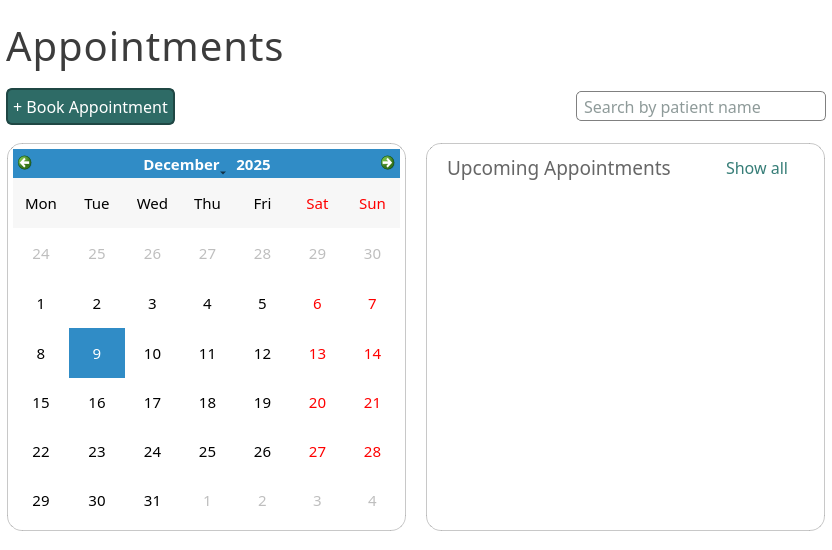
<?xml version="1.0" encoding="UTF-8"?>
<ui version="4.0">
 <class>appointment_page</class>
 <widget class="QWidget" name="appointment_page">
  <property name="geometry">
   <rect>
    <x>0</x>
    <y>0</y>
    <width>832</width>
    <height>550</height>
   </rect>
  </property>
  <property name="minimumSize">
   <size>
    <width>0</width>
    <height>0</height>
   </size>
  </property>
  <property name="palette">
   <palette>
    <active>
     <colorrole role="WindowText">
      <brush brushstyle="SolidPattern">
       <color alpha="255">
        <red>0</red>
        <green>0</green>
        <blue>0</blue>
       </color>
      </brush>
     </colorrole>
     <colorrole role="Button">
      <brush brushstyle="SolidPattern">
       <color alpha="255">
        <red>255</red>
        <green>255</green>
        <blue>255</blue>
       </color>
      </brush>
     </colorrole>
     <colorrole role="Light">
      <brush brushstyle="SolidPattern">
       <color alpha="255">
        <red>255</red>
        <green>255</green>
        <blue>255</blue>
       </color>
      </brush>
     </colorrole>
     <colorrole role="Midlight">
      <brush brushstyle="SolidPattern">
       <color alpha="255">
        <red>255</red>
        <green>255</green>
        <blue>255</blue>
       </color>
      </brush>
     </colorrole>
     <colorrole role="Dark">
      <brush brushstyle="SolidPattern">
       <color alpha="255">
        <red>127</red>
        <green>127</green>
        <blue>127</blue>
       </color>
      </brush>
     </colorrole>
     <colorrole role="Mid">
      <brush brushstyle="SolidPattern">
       <color alpha="255">
        <red>170</red>
        <green>170</green>
        <blue>170</blue>
       </color>
      </brush>
     </colorrole>
     <colorrole role="Text">
      <brush brushstyle="SolidPattern">
       <color alpha="255">
        <red>0</red>
        <green>0</green>
        <blue>0</blue>
       </color>
      </brush>
     </colorrole>
     <colorrole role="BrightText">
      <brush brushstyle="SolidPattern">
       <color alpha="255">
        <red>255</red>
        <green>255</green>
        <blue>255</blue>
       </color>
      </brush>
     </colorrole>
     <colorrole role="ButtonText">
      <brush brushstyle="SolidPattern">
       <color alpha="255">
        <red>0</red>
        <green>0</green>
        <blue>0</blue>
       </color>
      </brush>
     </colorrole>
     <colorrole role="Base">
      <brush brushstyle="SolidPattern">
       <color alpha="255">
        <red>255</red>
        <green>255</green>
        <blue>255</blue>
       </color>
      </brush>
     </colorrole>
     <colorrole role="Window">
      <brush brushstyle="SolidPattern">
       <color alpha="255">
        <red>255</red>
        <green>255</green>
        <blue>255</blue>
       </color>
      </brush>
     </colorrole>
     <colorrole role="Shadow">
      <brush brushstyle="SolidPattern">
       <color alpha="255">
        <red>0</red>
        <green>0</green>
        <blue>0</blue>
       </color>
      </brush>
     </colorrole>
     <colorrole role="AlternateBase">
      <brush brushstyle="SolidPattern">
       <color alpha="255">
        <red>255</red>
        <green>255</green>
        <blue>255</blue>
       </color>
      </brush>
     </colorrole>
     <colorrole role="ToolTipBase">
      <brush brushstyle="SolidPattern">
       <color alpha="255">
        <red>255</red>
        <green>255</green>
        <blue>220</blue>
       </color>
      </brush>
     </colorrole>
     <colorrole role="ToolTipText">
      <brush brushstyle="SolidPattern">
       <color alpha="255">
        <red>0</red>
        <green>0</green>
        <blue>0</blue>
       </color>
      </brush>
     </colorrole>
     <colorrole role="PlaceholderText">
      <brush brushstyle="SolidPattern">
       <color alpha="127">
        <red>0</red>
        <green>0</green>
        <blue>0</blue>
       </color>
      </brush>
     </colorrole>
     <colorrole role="Accent">
      <brush brushstyle="SolidPattern">
       <color alpha="255">
        <red>255</red>
        <green>255</green>
        <blue>255</blue>
       </color>
      </brush>
     </colorrole>
    </active>
    <inactive>
     <colorrole role="WindowText">
      <brush brushstyle="SolidPattern">
       <color alpha="255">
        <red>0</red>
        <green>0</green>
        <blue>0</blue>
       </color>
      </brush>
     </colorrole>
     <colorrole role="Button">
      <brush brushstyle="SolidPattern">
       <color alpha="255">
        <red>255</red>
        <green>255</green>
        <blue>255</blue>
       </color>
      </brush>
     </colorrole>
     <colorrole role="Light">
      <brush brushstyle="SolidPattern">
       <color alpha="255">
        <red>255</red>
        <green>255</green>
        <blue>255</blue>
       </color>
      </brush>
     </colorrole>
     <colorrole role="Midlight">
      <brush brushstyle="SolidPattern">
       <color alpha="255">
        <red>255</red>
        <green>255</green>
        <blue>255</blue>
       </color>
      </brush>
     </colorrole>
     <colorrole role="Dark">
      <brush brushstyle="SolidPattern">
       <color alpha="255">
        <red>127</red>
        <green>127</green>
        <blue>127</blue>
       </color>
      </brush>
     </colorrole>
     <colorrole role="Mid">
      <brush brushstyle="SolidPattern">
       <color alpha="255">
        <red>170</red>
        <green>170</green>
        <blue>170</blue>
       </color>
      </brush>
     </colorrole>
     <colorrole role="Text">
      <brush brushstyle="SolidPattern">
       <color alpha="255">
        <red>0</red>
        <green>0</green>
        <blue>0</blue>
       </color>
      </brush>
     </colorrole>
     <colorrole role="BrightText">
      <brush brushstyle="SolidPattern">
       <color alpha="255">
        <red>255</red>
        <green>255</green>
        <blue>255</blue>
       </color>
      </brush>
     </colorrole>
     <colorrole role="ButtonText">
      <brush brushstyle="SolidPattern">
       <color alpha="255">
        <red>0</red>
        <green>0</green>
        <blue>0</blue>
       </color>
      </brush>
     </colorrole>
     <colorrole role="Base">
      <brush brushstyle="SolidPattern">
       <color alpha="255">
        <red>255</red>
        <green>255</green>
        <blue>255</blue>
       </color>
      </brush>
     </colorrole>
     <colorrole role="Window">
      <brush brushstyle="SolidPattern">
       <color alpha="255">
        <red>255</red>
        <green>255</green>
        <blue>255</blue>
       </color>
      </brush>
     </colorrole>
     <colorrole role="Shadow">
      <brush brushstyle="SolidPattern">
       <color alpha="255">
        <red>0</red>
        <green>0</green>
        <blue>0</blue>
       </color>
      </brush>
     </colorrole>
     <colorrole role="AlternateBase">
      <brush brushstyle="SolidPattern">
       <color alpha="255">
        <red>255</red>
        <green>255</green>
        <blue>255</blue>
       </color>
      </brush>
     </colorrole>
     <colorrole role="ToolTipBase">
      <brush brushstyle="SolidPattern">
       <color alpha="255">
        <red>255</red>
        <green>255</green>
        <blue>220</blue>
       </color>
      </brush>
     </colorrole>
     <colorrole role="ToolTipText">
      <brush brushstyle="SolidPattern">
       <color alpha="255">
        <red>0</red>
        <green>0</green>
        <blue>0</blue>
       </color>
      </brush>
     </colorrole>
     <colorrole role="PlaceholderText">
      <brush brushstyle="SolidPattern">
       <color alpha="127">
        <red>0</red>
        <green>0</green>
        <blue>0</blue>
       </color>
      </brush>
     </colorrole>
     <colorrole role="Accent">
      <brush brushstyle="SolidPattern">
       <color alpha="255">
        <red>255</red>
        <green>255</green>
        <blue>255</blue>
       </color>
      </brush>
     </colorrole>
    </inactive>
    <disabled>
     <colorrole role="WindowText">
      <brush brushstyle="SolidPattern">
       <color alpha="255">
        <red>127</red>
        <green>127</green>
        <blue>127</blue>
       </color>
      </brush>
     </colorrole>
     <colorrole role="Button">
      <brush brushstyle="SolidPattern">
       <color alpha="255">
        <red>255</red>
        <green>255</green>
        <blue>255</blue>
       </color>
      </brush>
     </colorrole>
     <colorrole role="Light">
      <brush brushstyle="SolidPattern">
       <color alpha="255">
        <red>255</red>
        <green>255</green>
        <blue>255</blue>
       </color>
      </brush>
     </colorrole>
     <colorrole role="Midlight">
      <brush brushstyle="SolidPattern">
       <color alpha="255">
        <red>255</red>
        <green>255</green>
        <blue>255</blue>
       </color>
      </brush>
     </colorrole>
     <colorrole role="Dark">
      <brush brushstyle="SolidPattern">
       <color alpha="255">
        <red>127</red>
        <green>127</green>
        <blue>127</blue>
       </color>
      </brush>
     </colorrole>
     <colorrole role="Mid">
      <brush brushstyle="SolidPattern">
       <color alpha="255">
        <red>170</red>
        <green>170</green>
        <blue>170</blue>
       </color>
      </brush>
     </colorrole>
     <colorrole role="Text">
      <brush brushstyle="SolidPattern">
       <color alpha="255">
        <red>127</red>
        <green>127</green>
        <blue>127</blue>
       </color>
      </brush>
     </colorrole>
     <colorrole role="BrightText">
      <brush brushstyle="SolidPattern">
       <color alpha="255">
        <red>255</red>
        <green>255</green>
        <blue>255</blue>
       </color>
      </brush>
     </colorrole>
     <colorrole role="ButtonText">
      <brush brushstyle="SolidPattern">
       <color alpha="255">
        <red>127</red>
        <green>127</green>
        <blue>127</blue>
       </color>
      </brush>
     </colorrole>
     <colorrole role="Base">
      <brush brushstyle="SolidPattern">
       <color alpha="255">
        <red>255</red>
        <green>255</green>
        <blue>255</blue>
       </color>
      </brush>
     </colorrole>
     <colorrole role="Window">
      <brush brushstyle="SolidPattern">
       <color alpha="255">
        <red>255</red>
        <green>255</green>
        <blue>255</blue>
       </color>
      </brush>
     </colorrole>
     <colorrole role="Shadow">
      <brush brushstyle="SolidPattern">
       <color alpha="255">
        <red>0</red>
        <green>0</green>
        <blue>0</blue>
       </color>
      </brush>
     </colorrole>
     <colorrole role="AlternateBase">
      <brush brushstyle="SolidPattern">
       <color alpha="255">
        <red>255</red>
        <green>255</green>
        <blue>255</blue>
       </color>
      </brush>
     </colorrole>
     <colorrole role="ToolTipBase">
      <brush brushstyle="SolidPattern">
       <color alpha="255">
        <red>255</red>
        <green>255</green>
        <blue>220</blue>
       </color>
      </brush>
     </colorrole>
     <colorrole role="ToolTipText">
      <brush brushstyle="SolidPattern">
       <color alpha="255">
        <red>0</red>
        <green>0</green>
        <blue>0</blue>
       </color>
      </brush>
     </colorrole>
     <colorrole role="PlaceholderText">
      <brush brushstyle="SolidPattern">
       <color alpha="127">
        <red>127</red>
        <green>127</green>
        <blue>127</blue>
       </color>
      </brush>
     </colorrole>
     <colorrole role="Accent">
      <brush brushstyle="SolidPattern">
       <color alpha="255">
        <red>255</red>
        <green>255</green>
        <blue>255</blue>
       </color>
      </brush>
     </colorrole>
    </disabled>
   </palette>
  </property>
  <property name="windowTitle">
   <string>AdoraFlow</string>
  </property>
  <layout class="QVBoxLayout" name="verticalLayout">
   <property name="spacing">
    <number>6</number>
   </property>
   <property name="leftMargin">
    <number>6</number>
   </property>
   <property name="topMargin">
    <number>18</number>
   </property>
   <property name="rightMargin">
    <number>6</number>
   </property>
   <property name="bottomMargin">
    <number>18</number>
   </property>
   <item>
    <widget class="QLabel" name="appointments_header">
     <property name="font">
      <font>
       <family>Slate Medium</family>
       <pointsize>30</pointsize>
      </font>
     </property>
     <property name="styleSheet">
      <string notr="true">#appointments_header {
	color: rgb(60, 60, 60);
	letter-spacing: 1px;
}</string>
     </property>
     <property name="text">
      <string>Appointments</string>
     </property>
    </widget>
   </item>
   <item>
    <widget class="QWidget" name="container2" native="true">
     <layout class="QHBoxLayout" name="horizontalLayout_3">
      <property name="spacing">
       <number>20</number>
      </property>
      <property name="leftMargin">
       <number>0</number>
      </property>
      <property name="rightMargin">
       <number>0</number>
      </property>
      <property name="bottomMargin">
       <number>6</number>
      </property>
      <item>
       <widget class="QPushButton" name="add_appointment_button">
        <property name="font">
         <font>
          <family>Slate</family>
          <pointsize>12</pointsize>
         </font>
        </property>
        <property name="cursor">
         <cursorShape>PointingHandCursor</cursorShape>
        </property>
        <property name="styleSheet">
         <string notr="true">#add_appointment_button {
	border-radius: 6px;
	color: white;
	border: 2px solid #1F4744;
	padding: 5px;
	background: #2E6B66;
}

#add_appointment_button:hover {
	border: 2px solid #367D77;
	background: #265955;

}
#add_appointment_button:pressed {
	background: #1F4744;
	color: white;
	border: 2px solid #1F4744;
}</string>
        </property>
        <property name="text">
         <string>+ Book Appointment</string>
        </property>
       </widget>
      </item>
      <item>
       <widget class="QLabel" name="feedback_label">
        <property name="text">
         <string/>
        </property>
       </widget>
      </item>
      <item>
       <spacer name="horizontalSpacer">
        <property name="orientation">
         <enum>Qt::Orientation::Horizontal</enum>
        </property>
        <property name="sizeHint" stdset="0">
         <size>
          <width>40</width>
          <height>20</height>
         </size>
        </property>
       </spacer>
      </item>
      <item>
       <widget class="QLineEdit" name="search_input">
        <property name="minimumSize">
         <size>
          <width>250</width>
          <height>30</height>
         </size>
        </property>
        <property name="maximumSize">
         <size>
          <width>250</width>
          <height>30</height>
         </size>
        </property>
        <property name="font">
         <font>
          <family>Slate</family>
          <pointsize>12</pointsize>
         </font>
        </property>
        <property name="styleSheet">
         <string notr="true">color: #1D3533;
background: white;
padding-left: 5px;
border-radius: 5px;
border: 1px solid gray;</string>
        </property>
        <property name="placeholderText">
         <string>Search by patient name</string>
        </property>
       </widget>
      </item>
     </layout>
    </widget>
   </item>
   <item>
    <widget class="QWidget" name="body_container" native="true">
     <layout class="QHBoxLayout" name="horizontalLayout_2" stretch="0,0">
      <property name="spacing">
       <number>20</number>
      </property>
      <property name="leftMargin">
       <number>1</number>
      </property>
      <property name="topMargin">
       <number>6</number>
      </property>
      <property name="rightMargin">
       <number>1</number>
      </property>
      <property name="bottomMargin">
       <number>1</number>
      </property>
      <item>
       <widget class="QWidget" name="calendar_container" native="true">
        <property name="styleSheet">
         <string notr="true">#calendar_container {
	border: 1px solid rgba(100, 100, 100, 90);
	border-radius: 15px;
	background: white;
}</string>
        </property>
        <layout class="QVBoxLayout" name="verticalLayout_4">
         <property name="spacing">
          <number>6</number>
         </property>
         <property name="leftMargin">
          <number>6</number>
         </property>
         <property name="topMargin">
          <number>6</number>
         </property>
         <property name="rightMargin">
          <number>6</number>
         </property>
         <property name="bottomMargin">
          <number>6</number>
         </property>
         <item>
          <widget class="QCalendarWidget" name="calendar_widget">
           <property name="minimumSize">
            <size>
             <width>0</width>
             <height>0</height>
            </size>
           </property>
           <property name="maximumSize">
            <size>
             <width>16777215</width>
             <height>16777215</height>
            </size>
           </property>
           <property name="font">
            <font>
             <family>Slate</family>
             <pointsize>11</pointsize>
            </font>
           </property>
           <property name="cursor">
            <cursorShape>PointingHandCursor</cursorShape>
           </property>
           <property name="layoutDirection">
            <enum>Qt::LayoutDirection::LeftToRight</enum>
           </property>
           <property name="autoFillBackground">
            <bool>true</bool>
           </property>
           <property name="styleSheet">
            <string notr="true">QCalendarWidget QAbstractItemView {
	background: white;
}

QCalendarWidget QTableView::item {
	border: 1px solid rgba(147, 161, 182, 100);
	border-radius: 2px;
	background: white;
	color: rgb(90, 90, 90);

}
QCalendarWidget QTableView::item:hover {
	background: #DBF0EE;
	color: rgb(90, 90, 90);
	border: 1px solid #2E6B66;

}

QCalendarWidget QTableView::item:selected {
	background: #DBF0EE;
	color: rgb(90, 90, 90);
	border: 3px solid #2E6B66;	
	border-radius: 3px;

}</string>
           </property>
           <property name="selectedDate">
            <date>
             <year>2025</year>
             <month>12</month>
             <day>9</day>
            </date>
           </property>
           <property name="gridVisible">
            <bool>false</bool>
           </property>
           <property name="selectionMode">
            <enum>QCalendarWidget::SelectionMode::SingleSelection</enum>
           </property>
           <property name="horizontalHeaderFormat">
            <enum>QCalendarWidget::HorizontalHeaderFormat::ShortDayNames</enum>
           </property>
           <property name="verticalHeaderFormat">
            <enum>QCalendarWidget::VerticalHeaderFormat::NoVerticalHeader</enum>
           </property>
           <property name="navigationBarVisible">
            <bool>true</bool>
           </property>
           <property name="dateEditEnabled">
            <bool>false</bool>
           </property>
          </widget>
         </item>
        </layout>
       </widget>
      </item>
      <item>
       <widget class="QWidget" name="table_container" native="true">
        <property name="maximumSize">
         <size>
          <width>16777215</width>
          <height>16777215</height>
         </size>
        </property>
        <property name="styleSheet">
         <string notr="true">#table_container {
	border: 1px solid rgba(100, 100, 100, 90);
	border-radius: 15px;
	background: white;

}</string>
        </property>
        <layout class="QVBoxLayout" name="verticalLayout_2">
         <property name="spacing">
          <number>6</number>
         </property>
         <property name="leftMargin">
          <number>6</number>
         </property>
         <property name="topMargin">
          <number>6</number>
         </property>
         <property name="rightMargin">
          <number>6</number>
         </property>
         <item>
          <layout class="QHBoxLayout" name="header_layout">
           <property name="spacing">
            <number>6</number>
           </property>
           <item>
            <widget class="QLabel" name="appointments_list_header">
             <property name="font">
              <font>
               <family>Slate Medium</family>
               <pointsize>14</pointsize>
              </font>
             </property>
             <property name="styleSheet">
              <string notr="true">padding-left: 10px;
padding-top: 5px;
color: rgba(60, 60, 60, 200);

</string>
             </property>
             <property name="text">
              <string>Upcoming Appointments</string>
             </property>
            </widget>
           </item>
           <item>
            <widget class="QPushButton" name="restore_button">
             <property name="font">
              <font>
               <family>Slate</family>
               <pointsize>12</pointsize>
              </font>
             </property>
             <property name="cursor">
              <cursorShape>PointingHandCursor</cursorShape>
             </property>
             <property name="styleSheet">
              <string notr="true">#restore_button {
	text-align:right;
	padding-right: 30px;
	padding-top: 5px;
	color: #367D77;
	background: white;
	border: 1px solid white;
}

#restore_button:hover {
	text-decoration: underline;
}

</string>
             </property>
             <property name="text">
              <string>Show all</string>
             </property>
            </widget>
           </item>
          </layout>
         </item>
         <item>
          <widget class="QWidget" name="appointments_container" native="true">
           <layout class="QVBoxLayout" name="verticalLayout_3">
            <property name="topMargin">
             <number>0</number>
            </property>
            <property name="bottomMargin">
             <number>0</number>
            </property>
            <item>
             <widget class="QScrollArea" name="scrollArea">
              <property name="styleSheet">
               <string notr="true">#scrollArea {
	border: 1px solid white;
	background: white;
}</string>
              </property>
              <property name="horizontalScrollBarPolicy">
               <enum>Qt::ScrollBarPolicy::ScrollBarAlwaysOff</enum>
              </property>
              <property name="widgetResizable">
               <bool>true</bool>
              </property>
              <widget class="QWidget" name="list_container">
               <property name="geometry">
                <rect>
                 <x>0</x>
                 <y>0</y>
                 <width>373</width>
                 <height>355</height>
                </rect>
               </property>
               <property name="styleSheet">
                <string notr="true">#list_container {
	background: white;
}</string>
               </property>
               <layout class="QVBoxLayout" name="appointments_list">
                <property name="spacing">
                 <number>2</number>
                </property>
                <property name="leftMargin">
                 <number>2</number>
                </property>
                <property name="topMargin">
                 <number>2</number>
                </property>
                <property name="rightMargin">
                 <number>2</number>
                </property>
                <property name="bottomMargin">
                 <number>2</number>
                </property>
               </layout>
              </widget>
             </widget>
            </item>
           </layout>
          </widget>
         </item>
        </layout>
       </widget>
      </item>
     </layout>
    </widget>
   </item>
  </layout>
 </widget>
 <resources/>
 <connections/>
</ui>
